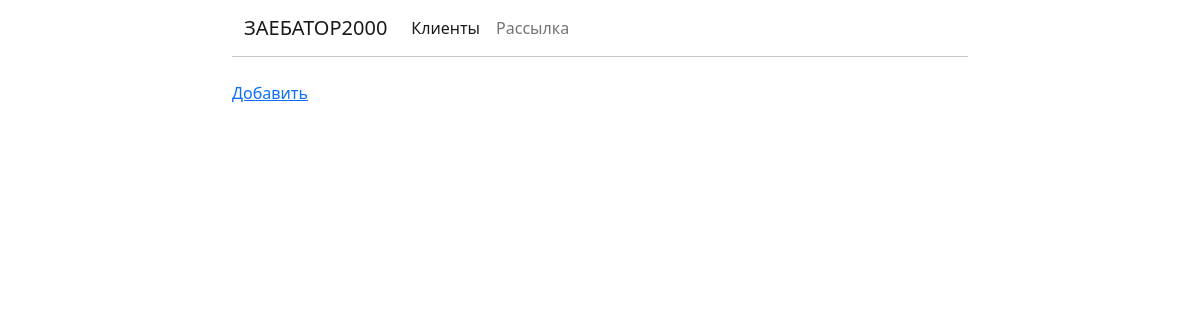
Page /clients on the earlier database version.
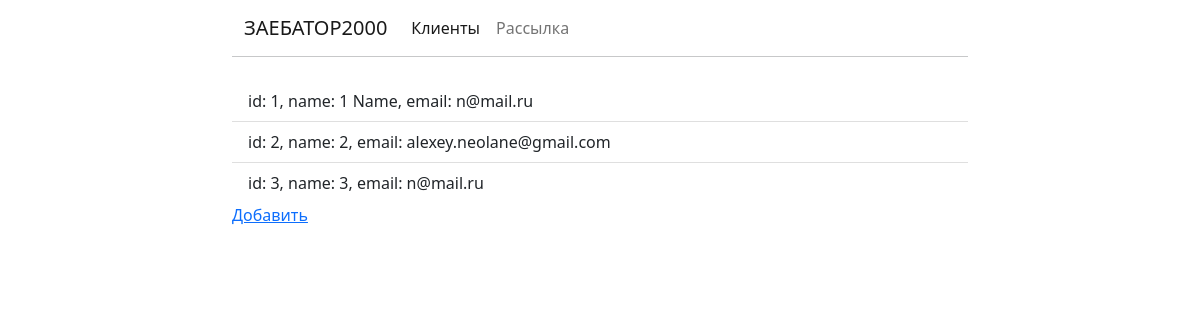
Same page on the later database version.
### mails/models.py (models this page shows, shortened)
class Client(models.Model):
  name = models.CharField(max_length=200)
  email = models.EmailField(max_length=500)

### mails/views.py (the view)
# urls.py: path('clients', views.ClientListView.as_view(), name='client-list'),
class ClientListView(generic.ListView):
  model = Client

### mails/templates/mails/client_list.html
{% extends 'base.html' %}
{% load crispy_forms_tags %}
{% block content %}
<div class="list-group list-group-flush">
  {% for client in object_list %}
  <a href="{% url 'client-update' client.id %}" class="list-group-item list-group-item-action" aria-current="true">
    id: {{client.id}}, name: {{ client.name }}, email: {{ client.email }}
  </a>
  {% endfor %}
</div>
<a href="{% url 'client-add' %}" class="link-primary">Добавить</a>
{% endblock %}

### mails/templates/base.html (shortened to what this page needs)
<!doctype html>
<html lang="en">
<head>
  <link href="https://cdn.jsdelivr.net/npm/bootstrap@5.2.3/dist/css/bootstrap.min.css" rel="stylesheet">
</head>
<body>
  <div class="container">
    <div class="row justify-content-center">
      <div class="col-8">
        <nav class="navbar navbar-expand-lg bg-body-tertiary">
          <div class="container-fluid">
            <a class="navbar-brand" href="{% url 'index' %}">ЗАЕБАТОР2000</a>
            <div class="collapse navbar-collapse" id="navbarSupportedContent">
              <ul class="navbar-nav me-auto mb-2 mb-lg-0">
                <li class="nav-item">
                  <a class="nav-link active" aria-current="page" href="{% url 'client-list' %}">Клиенты</a>
                </li>
                <li class="nav-item">
                  <a class="nav-link" href="{% url 'mailing-list' %}">Рассылка</a>
                </li>
              </ul>
            </div>
          </div>
        </nav>
        <hr class="mt-0 mb-4">
        {% block content %}
        {% endblock %}
      </div>
    </div>
  </div>
</body>
</html>

Differences in the rows shown:
added Client: id "1", name "1 Name", email "n@mail.ru"
added Client: id "2", name "2", email "alexey.neolane@gmail.com"
added Client: id "3", name "3", email "n@mail.ru"
